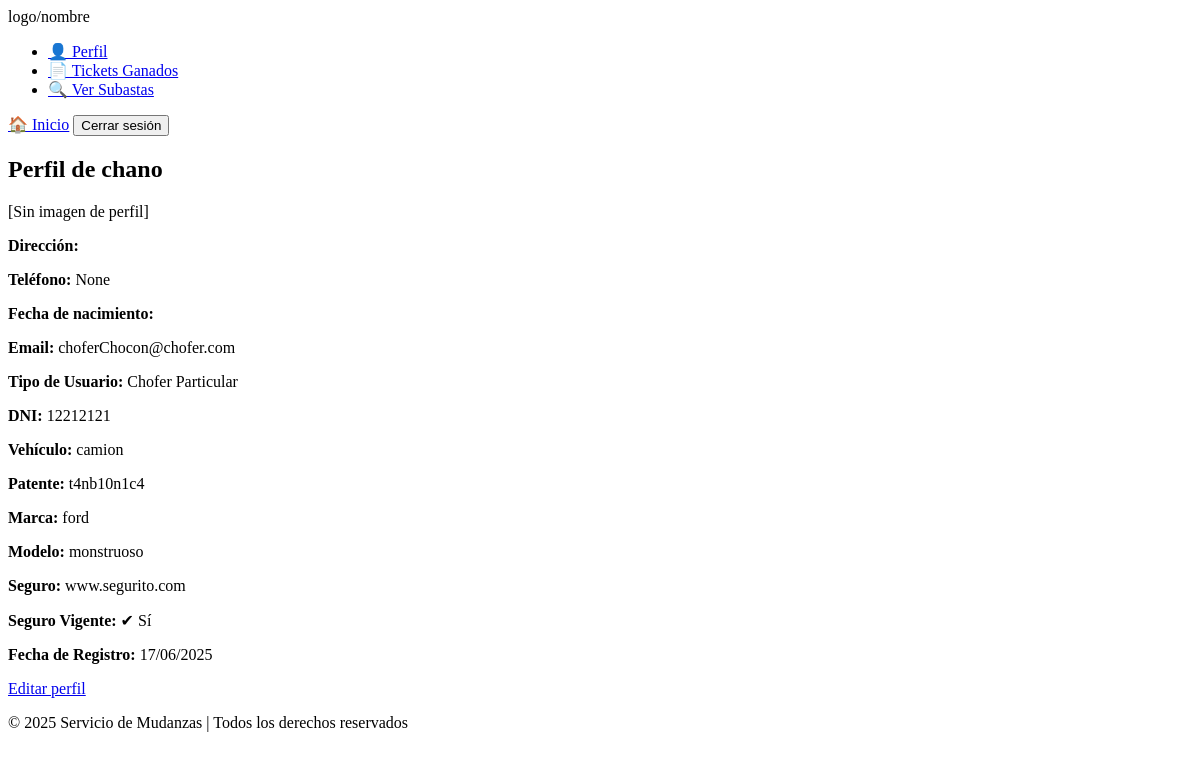
Page /perfil/ (signed in) on the earlier database version.
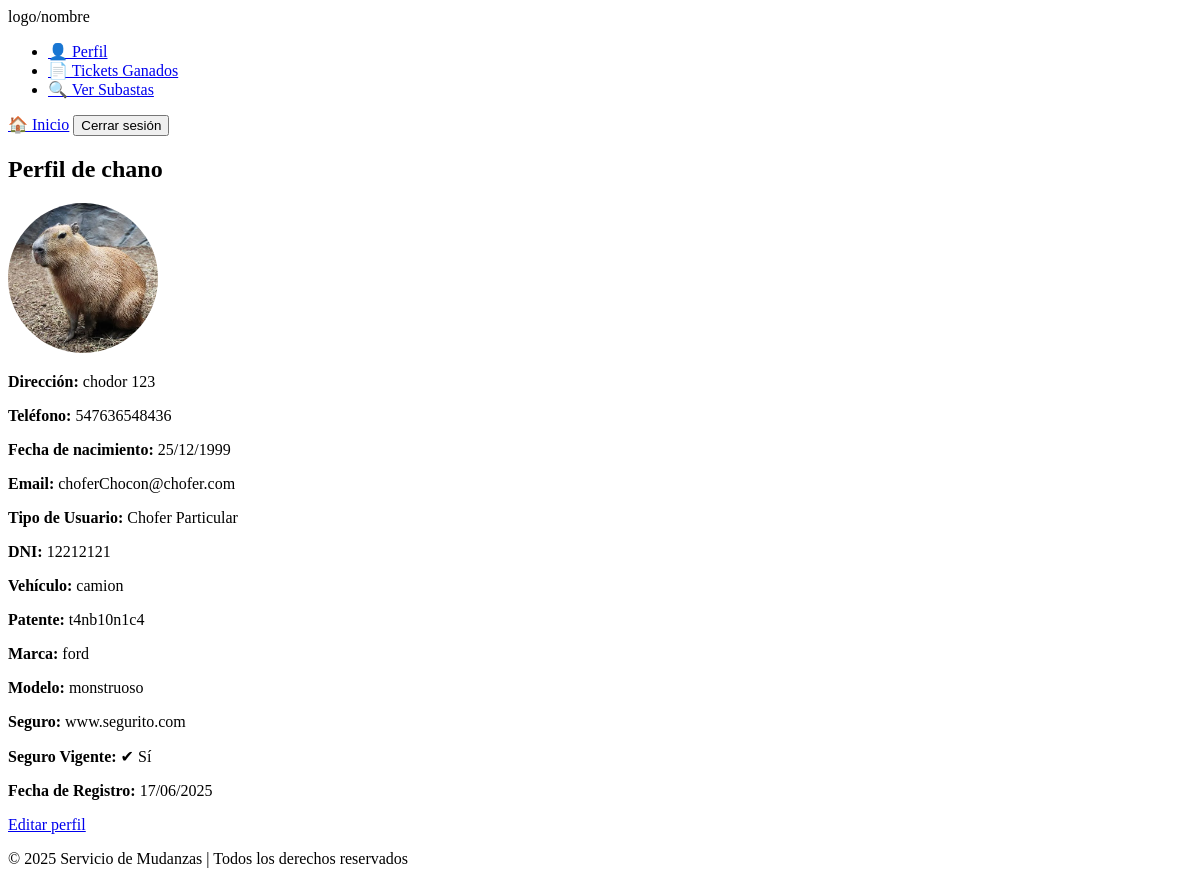
Same page on the later database version.
### registroUsuarios/models.py (models this page shows, shortened)
class Usuario(AbstractUser):
    TIPO_USUARIO_CHOICES = [
        ("cliente", "Cliente"),
        ("chofer_particular", "Chofer Particular"),
        ("empresa", "Empresa")
    ]
    email = models.EmailField(unique=True)
    nombre = models.CharField(max_length=150)
    dni = models.CharField(max_length=8, validators=[dni_validator], blank=True, null=True)  # Solo para Cliente y Chofer
    cuil = models.CharField(max_length=13, validators=[cuil_validator], blank=True, null=True)  # Solo para Empresas
    tipo_usuario = models.CharField(max_length=20, choices=TIPO_USUARIO_CHOICES)
    documento_verificado = models.BooleanField(default=False)
    fecha_creacion = models.DateTimeField(auto_now_add=True)
    groups = models.ManyToManyField(
        "auth.Group",
        related_name="usuario_groups",
        blank=True
    )
    user_permissions = models.ManyToManyField(
        "auth.Permission",
        related_name="usuario_permissions",
        blank=True
    )
    USERNAME_FIELD = "email"
    REQUIRED_FIELDS = ["nombre", "tipo_usuario"]

class ChoferParticular(models.Model):
    usuario = models.OneToOneField(Usuario, on_delete=models.CASCADE, limit_choices_to={'tipo_usuario': 'chofer_particular'})
    tipo_vehiculo = models.CharField(
        max_length=20,
        choices=[("auto", "Auto"), ("van", "Van"), ("camion", "Camión")]
    )
    tiene_acoplado = models.BooleanField(default=False)
    numero_patente = models.CharField(max_length=10, validators=[patente_validator], unique=True)
    marca = models.CharField(max_length=50)
    modelo = models.CharField(max_length=50)
    seguro = models.CharField(max_length=255)
    seguro_vigente = models.BooleanField(default=True)
    calificacion = models.DecimalField(max_digits=3, decimal_places=2, default=0.0)

### perfilUsuarios/models.py (models this page shows, shortened)
class Perfil(models.Model):
    usuario = models.OneToOneField(Usuario, on_delete=models.CASCADE)  # Cada usuario tiene un único perfil
    avatar = models.ImageField(upload_to="avatars/", blank=True, null=True)  # Imagen de perfil opcional
    direccion = models.CharField(max_length=255)  # Dirección de residencia
    telefono = models.CharField(max_length=15, blank=True, null=True)  # Teléfono de contacto
    fecha_nacimiento = models.DateField(blank=True, null=True)  # Fecha de nacimiento
    registro_vehiculo = models.CharField(max_length=50, blank=True, null=True)  # Solo para choferes
    empresa_certificaciones = models.TextField(blank=True, null=True)  # Solo para empresas

### perfilUsuarios/views.py (the view)
# urls.py: path("", perfil_usuario, name="perfil_usuario"),        # /perfil/
@login_required
def perfil_usuario(request):
    perfil = Perfil.objects.filter(usuario=request.user).first()
    return render(request, "perfilUsuarios/perfil.html", {"usuario": request.user, "perfil": perfil})

### registroUsuarios/authentication.py (called while the page is built)
    def get_user(self, user_id):
        try:
            return Usuario.objects.get(pk=user_id)  # Devuelve el usuario por ID
        except Usuario.DoesNotExist:
            return None

### perfilUsuarios/templates/perfilUsuarios/perfil.html (shortened to what this page needs)
{% extends "base.html" %}
{% block content %}
    <div class="perfil-container">
        <h2>Perfil de {{ request.user.nombre }}</h2>
    {% if perfil.avatar %}
        <img src="{{ perfil.avatar.url }}" alt="Avatar" style="max-height: 150px; border-radius: 50%;">
    {% else %}
        <p>[Sin imagen de perfil]</p>
    {% endif %}
    <p><strong>Dirección:</strong> {{ perfil.direccion }}</p>
    <p><strong>Teléfono:</strong> {{ perfil.telefono }}</p>
    <p><strong>Fecha de nacimiento:</strong> {{ perfil.fecha_nacimiento|date:"d/m/Y" }}</p>
    <p><strong>Email:</strong> {{ request.user.email }}</p>
    <p><strong>Tipo de Usuario:</strong> {{ request.user.get_tipo_usuario_display }}</p>
    {% if request.user.tipo_usuario == "cliente" %}
        <p><strong>DNI:</strong> {{ request.user.dni }}</p>
        <p><strong>Subastas creadas:</strong> {{ request.user.cliente.subastas_creadas }}</p>
    {% elif request.user.tipo_usuario == "chofer_particular" %}
        <p><strong>DNI:</strong> {{ request.user.dni }}</p>
        <p><strong>Vehículo:</strong> {{ request.user.choferparticular.tipo_vehiculo }}</p>
        <p><strong>Patente:</strong> {{ request.user.choferparticular.numero_patente }}</p>
        <p><strong>Marca:</strong> {{ request.user.choferparticular.marca }}</p>
        <p><strong>Modelo:</strong> {{ request.user.choferparticular.modelo }}</p>
        <p><strong>Seguro:</strong> {{ request.user.choferparticular.seguro }}</p>
        <p><strong>Seguro Vigente:</strong> {% if request.user.choferparticular.seguro_vigente %}✔ Sí{% else %}❌ No{% endif %}</p>
    {% endif %}
    <p><strong>Fecha de Registro:</strong> {{ request.user.fecha_creacion|date:"d/m/Y" }}</p>
    <a href="{% url 'perfilUsuarios:editar_perfil' %}">Editar perfil</a>
</div>
{% endblock %}

### registroUsuarios/templates/base.html (shortened to what this page needs)
<!DOCTYPE html>
<html lang="es">
<head>
    {% load static %}
    <link rel="stylesheet" href="{% static 'css/styles.css' %}">
</head>
<body>
<header>
    <div id="header">
        <span class="logo">logo/nombre</span>
        {% if request.user.is_authenticated %}
            <ul class="menu">
                <li><a href="{% url 'perfilUsuarios:perfil_usuario' %}">👤 Perfil</a></li>
                {% if request.user.tipo_usuario == "cliente" %}
                    <li><a href="{% url 'creacionSubastas:crear_subasta' %}">📦 Crear Subasta</a></li>
                    <li><a href="{% url 'creacionSubastas:historial_tickets' %}">📄 Mis Tickets</a></li>
                {% elif request.user.tipo_usuario in "chofer_particular empresa" %}
                    <li><a href="{% url 'creacionSubastas:historial_tickets' %}">📄 Tickets Ganados</a></li>
                    <li><a href="{% url 'creacionSubastas:listar_subastas_vigentes' %}">🔍 Ver Subastas</a></li>
                {% endif %}
            </ul>
        {% endif %}
        <a href="{% url 'home' %}">🏠 Inicio</a>
        <span class="user">
            {% if request.user.is_authenticated %}
                <form action="{% url 'logout' %}" method="POST" style="display: inline;">
                    <button type="submit" class="btn btn-danger">Cerrar sesión</button>
                </form>
            {% else %}
                <a href="{% url 'login_usuario'%}">Iniciar sesión</a>
                <a href="{% url 'registro_usuario' %}">Registrarse</a>
            {% endif %}
        </span>
    </div>
</header>
    <main>
        <div class="content">
            {% block content %}{% endblock %}
        </div>
    </main>
    <footer>
        <p>&copy; 2025 Servicio de Mudanzas | Todos los derechos reservados</p>
    </footer>
</body>
</html>

Differences in the rows shown:
changed Perfil: avatar: picture added; direccion (not shown) → "chodor 123"; telefono "None" → "547636548436"; fecha_nacimiento (not shown) → "25/12/1999"; avatar empty → "avatars/carpincho.webp" (drawn)
Other differences:
text no longer shown: "[Sin imagen de perfil]"
